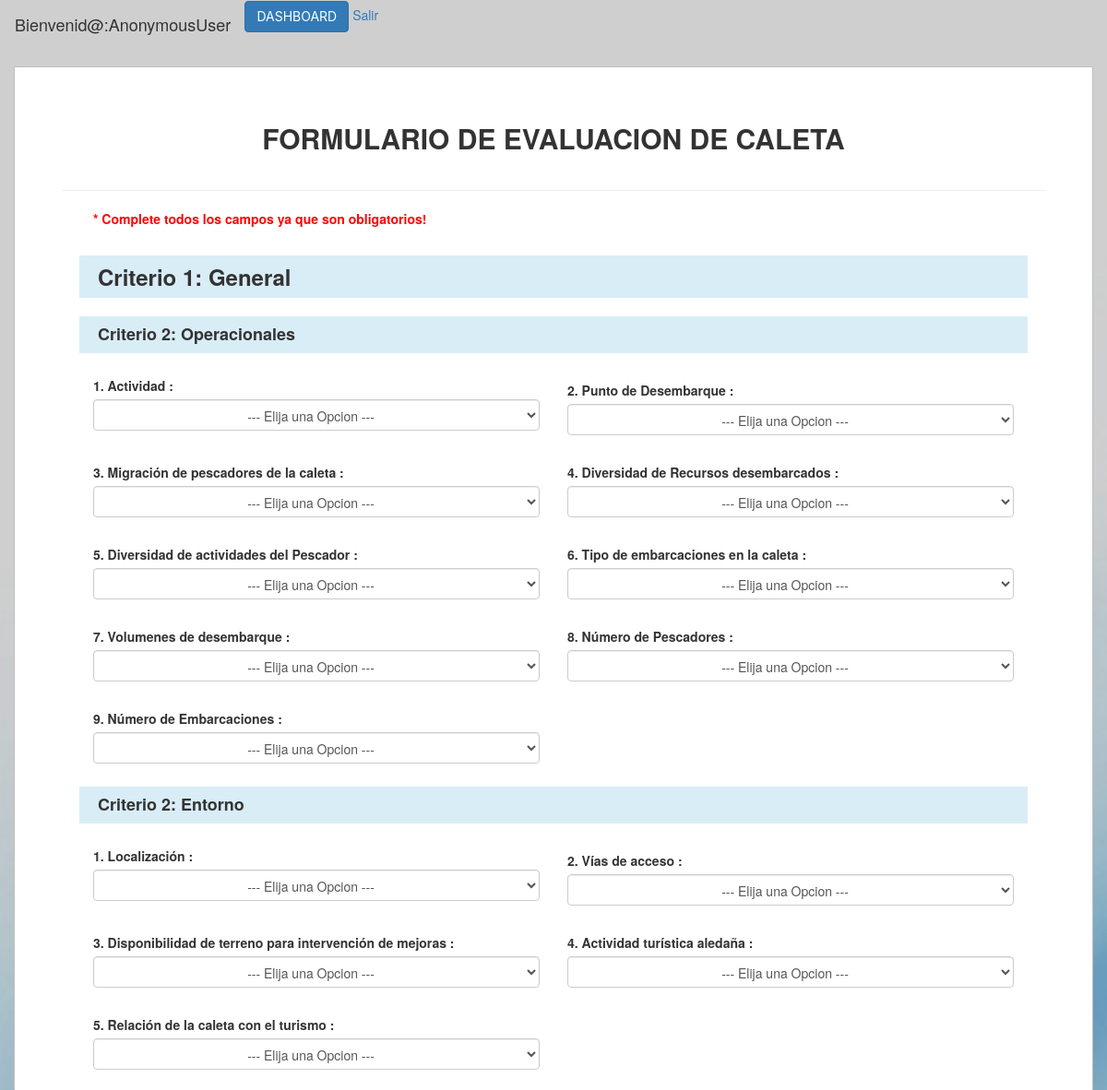
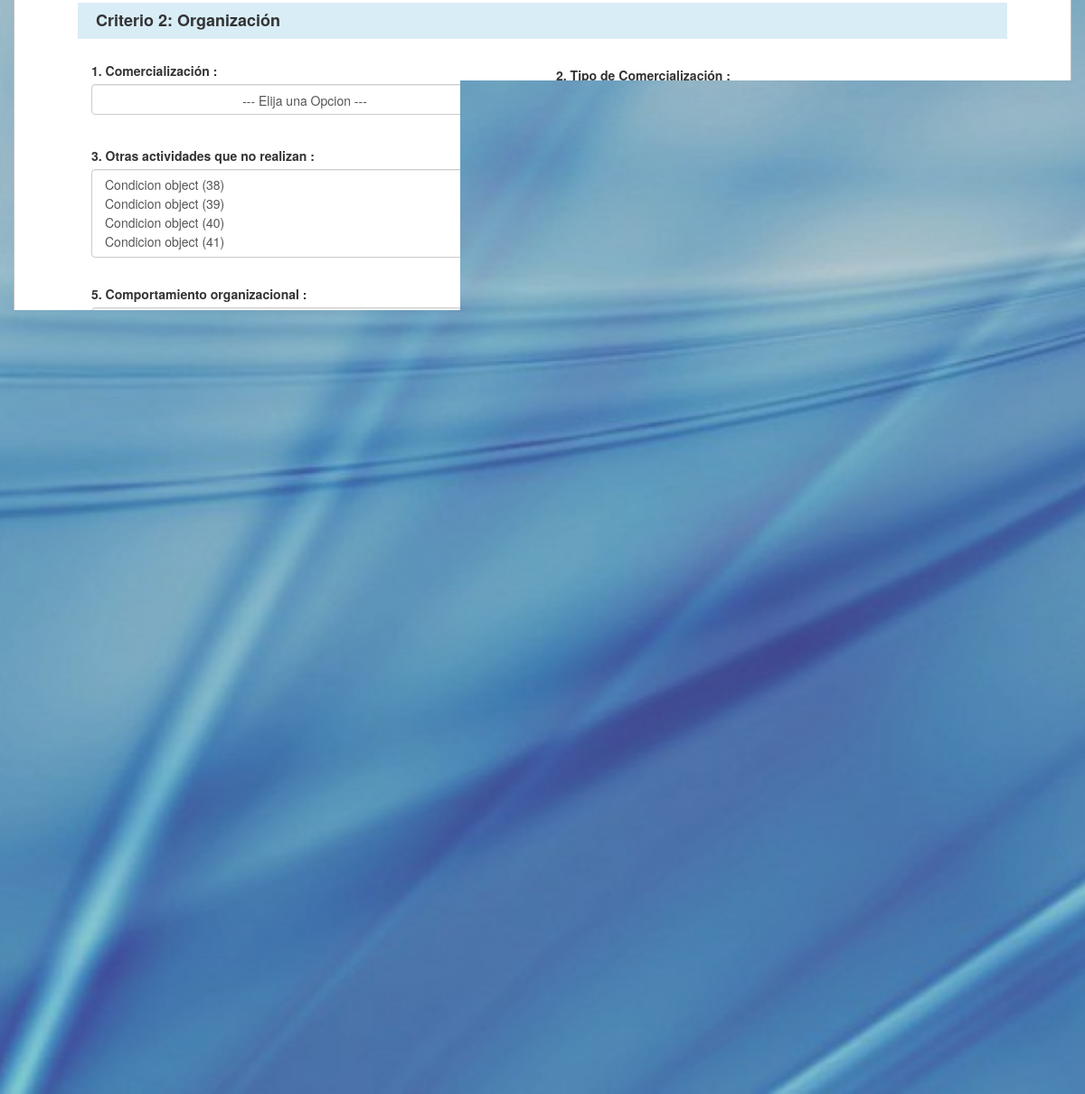
The page /form_eval on the database its author committed (2 pictures, top to bottom).
### criterios/models.py (models this page shows, shortened)
class Criterio(models.Model):
    idCriterio = models.AutoField(primary_key=True)
    idCriterioPadre = models.ForeignKey('self' , blank=True, null=True, on_delete=models.CASCADE)
    nombre = models.CharField(max_length=200)
    children = models.IntegerField(default=0)
    porcentaje = models.IntegerField(
        default = 1,
        validators=[MaxValueValidator, MinValueValidator]
    )
    nivel = models.IntegerField(
        default = 0
    )
    multipleOptions = models.BooleanField( default=False)
    def __str__(self):
        return self.nombre
    def getId(self):
        return self.idCriterio
    def __init__(self, *args, **kwargs):
        super(Criterio, self).__init__(*args, **kwargs)
        if self.idCriterioPadre is not None:
            if self.nivel == 0:
                item = Criterio.objects.get(pk=self.idCriterioPadre.pk)
                self.nivel = item.nivel + 1

### criterios/views.py (the view)
# urls.py: re_path(r'form_eval$', views.criterios_list),
def criterios_list(request):
    items = Criterio.objects.raw("SELECT * FROM 'criterios_criterio' ORDER BY 'nivel'")  # WHERE nivel == 0
    ListOrdered = []
    newFunction(ListOrdered, items, None, 0)
    size = len(ListOrdered)
    criterios = []
    temp_crit = []
    for i in range(size):
        temp_crit.append(ListOrdered[i])
        if (i + 1) % 2 == 0:
            criterios.append(list(temp_crit))
            if len(temp_crit) > 0:
                del temp_crit[:]
    lsit_condiciones = Condicion.objects.raw("SELECT * FROM 'criterios_condicion' ORDER BY 'idCriterio'")
    ListOrderedCond = groupedCondition(lsit_condiciones)
    contexto = {'criterios': criterios, 'condiciones': ListOrderedCond}
    print(contexto)
    return render(request, 'formulario.html', contexto)

### criterios/templatetags/customer_template.py (called while the page is built)
@register.simple_tag
def any_function(lista, idCriterio):
	index = 0
	for i in range(len(lista)):
		if lista[i][0].idCriterio.getId() == idCriterio:
			index = i
			break
	return lista[index]

@register.simple_tag
def counting(num):
	return num+1

### criterios/views.py (called while the page is built)
def groupedCondition(listCondiciones):
    ListGroupedCond = []
    if listCondiciones:
        temp_list = []
        idCrit = listCondiciones[0].idCriterio
        for item in listCondiciones:
            if idCrit == item.idCriterio:
                temp_list.append(item)
            else:
                ListGroupedCond.append(list(temp_list))
                del temp_list[:]
                temp_list.append(item)
                idCrit = item.idCriterio
        if len(temp_list) > 0:
            ListGroupedCond.append(list(temp_list))
    return ListGroupedCond

### criterios/templates/formulario.html (shortened to what this page needs)
{% load customer_template %}
{% load static %}
<!DOCTYPE html>
<html lang="es">
<head>
  <link rel="stylesheet" href="{% static 'css/form_crit.css' %}" />
  <link rel="stylesheet" href="{% static 'css/fondodash.css' %}" />
  <link rel="stylesheet" href="https://maxcdn.bootstrapcdn.com/bootstrap/3.3.6/css/bootstrap.min.css" />
</head>
<body>
    <nav class="navbar navbar-light bg-primary-light">
        <a class="navbar-brand">Bienvenid@:{{user}}</a>
        <form class="form-inline">
            <a id="resultado" class="btn btn-primary btn-xl text-uppercase js-scroll-trigger" href="{% url 'dash'%}" role= "button">Dashboard</a>
          <a href="{% url 'logout'%}" >Salir</a>
        </form>
      </nav>
  <div id="contentprimero" class="container">
    <div id="crit_head" class="row">
      <h2> FORMULARIO DE EVALUACION DE CALETA </h2>
    </div>
    <hr>
    <div class="row" id="form_eval">
      <p> * Complete todos los campos ya que son obligatorios! </p>
      <form>
        {% if criterios %}
          {% for criterio in criterios %}
          <div class="row section_crit1">
              {% for items in criterio %}
                {% if items.nombre %}
                <h3 class="crit1_title"> Criterio 1: {{ items.nombre }}</h3>
                {% else %}
                  {% for item in items %}
                    {% if item.nombre %}
                    <div class="section_crit2">
                    <h4 class="crit2_title" > Criterio 2: {{ item.nombre }}</h4>
                    {% else %}
                      {% counting -1 as count %}
                        {% for it in item %}
                          {% counting count as count %}
                          <div class="form-group" >
                          <div class="col-sm-6 crit3_cont">
                          <label > {{ count }}. {{ it.nombre }} : </label>
                          {% any_function condiciones it.idCriterio as listaCond %}
                          {% if it.multipleOptions %}
                            <select class="form-control mul_select" multiple >
                            {% for condicion in listaCond %}
                              <option  value="{{condicion.ponderado}}/{{condicion.idCondicion}}"> {{ condicion }} </option>
                            {% endfor %}
                            </select>
                          </div>
                          {% else %}
                            <select class="form-control uni_select" style="text-align: center;"  >
                            <option value="none" disabled selected > --- Elija una Opcion --- </option>
                            </select>
                          </div>
                        {% endif%}
                          </div>
                        {% endfor %}
                    </div>
                    {% endif %}
                  {% endfor %}
                {% endif %}
              {% endfor %}
            <br>
          </div>
          {% endfor %}
        {% endif %}
        <hr>
        <div class="row" id="crits_footer">
        <button class="btn btn btn-light" onclick="restaurar()">Restaurar</button>
        <button type="button" class="btn btn-primary pull-right" onclick="evaluar()">EVALUAR CALETA</button>
      </div>
      </form>
    </div>
  </div>
</body>
<html>

### static/css/form_crit.css (style rules this page uses)
body { background-color: #f1f1f1; }
#contentprimero { background-color: white; border: 1px solid #BFBFBF; padding: 25px 50px; }
#crit_head { text-align: center; font-weight: bold; padding: 15px 15px 10px 15px; }
#crit_head h2 { font-weight: bold; }
.section_crit1 { padding-top: 0px; }
.section_crit1 h3 { font-weight: bold; }
.section_crit2 { width: 100%; float: left; }
.crit1_title { background-color: #d9edf7; font-weight: bold; padding: 10px 20px; box-sizing: border-box; }
.crit3_cont { padding: 15px 20px; box-sizing: border-box; float: left; }
.crit2_title { background-color: #d9edf7; font-weight: bold; padding: 10px 20px; box-sizing: border-box; }
#crits_footer { float: right; padding: 10px 0px; }
#crits_footer button { margin: 0px 10px; height: 50px; width: 150px; font-weight: bold; }
#form_eval { padding: 0px 50px; }
#form_eval p { color:red; font-weight: bold; }
a { color:#007bff; text-decoration:none; background-color:transparent; -webkit-text-decoration-skip:objects }
a:not([href]):not([tabindex]) { color:inherit; text-decoration:none }
.btn { font-family:Montserrat,-apple-system,BlinkMacSystemFont,'Segoe UI',Roboto,'Helvetica Neue',Arial,sans-serif,'Apple Color Emoji','Segoe UI Emoji','Segoe UI Symbol','Noto Color Emoji'; font-weight:500 }
.btn-xl { font-size:16px; padding:20px 20px }
.btn-primary { background-color:#47617e; border-color:#47617e; }
.btn-primary { color:#fff; background-color:#47617e; border-color:#47617e }

### static/css/fondodash.css (style rules this page uses)
body { background-image: url(../img/celeste.jpg); background-repeat: no-repeat; background-position: center center; background-size: cover; background-attachment:fixed; }
.btn-primary { color:#fff; background-color:#566c81dc; border-color:#566c81dc; }

### rows shown on the page
Criterio: nombre "General"
Criterio: nombre "Operacionales"
Criterio: count "1", nombre "Actividad"
Criterio: count "2", nombre "Punto de Desembarque"
Criterio: count "3", nombre "Migración de pescadores de la caleta"
Criterio: count "4", nombre "Diversidad de Recursos desembarcados"
Criterio: porcentaje "5", nombre "Diversidad de actividades del Pescador"
Criterio: count "6", nombre "Tipo de embarcaciones en la caleta"
Criterio: count "7", nombre "Volumenes de desembarque"
Criterio: count "8", nombre "Número de Pescadores"
Criterio: count "9", nombre "Número de Embarcaciones"
Criterio: nombre "Entorno"
Criterio: count "1", nombre "Localización"
Criterio: count "2", nombre "Vías de acceso"
Criterio: children "3", nombre "Disponibilidad de terreno para intervención de mejoras"
Criterio: count "4", nombre "Actividad turística aledaña"
Criterio: count "5", nombre "Relación de la caleta con el turismo"
Criterio: nombre "Organización"
Criterio: count "1", nombre "Comercialización"
Criterio: count "2", nombre "Tipo de Comercialización"
Criterio: count "3", nombre "Otras actividades que no realizan"
Criterio: nombre "Cursos de capacitación no realizados"
Criterio: count "5", nombre "Comportamiento organizacional"
Criterio: nombre "Comisiones y actividades en otras áreas que no se practican en las caletas"
Criterio: nombre "Infraestructura y Servicios"
Criterio: nombre "Infraestructura y Servicio"
Criterio: nombre "Infraestructura portuaria existente"
Criterio: nombre "Infraestructura Complementaria que disponen"
Criterio: nombre "Equipos que no poseen"
Criterio: nombre "Servicios básicos que no dispone la caleta"
Criterio: nombre "Disponibilidad de espacio en la caleta"

### other values the page prints
{{ user }} "AnonymousUser"
